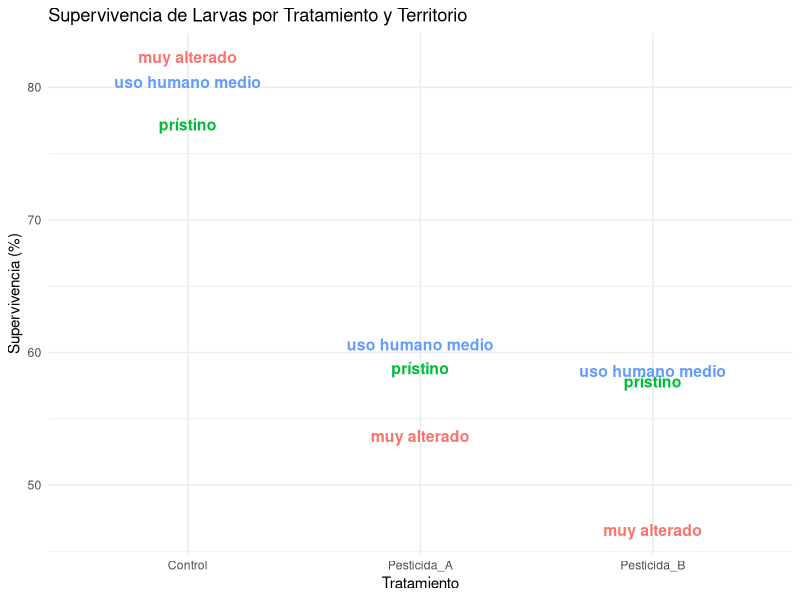
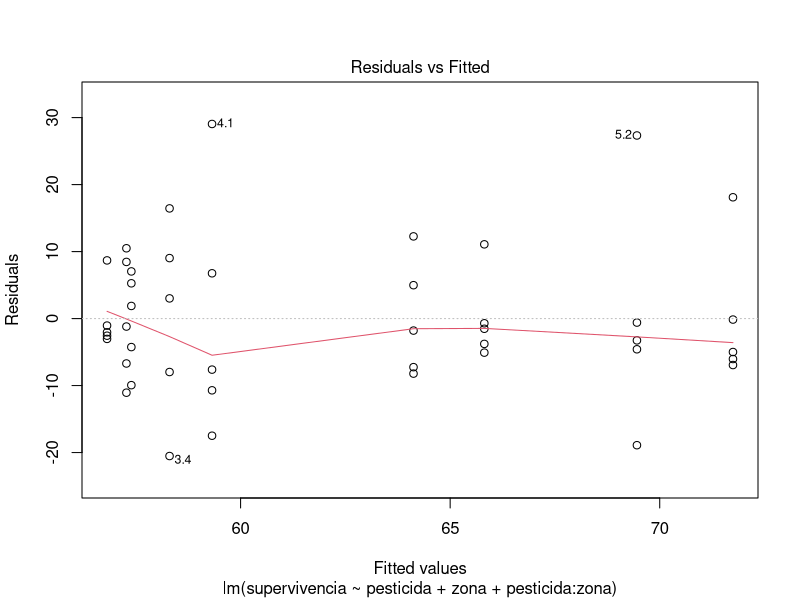
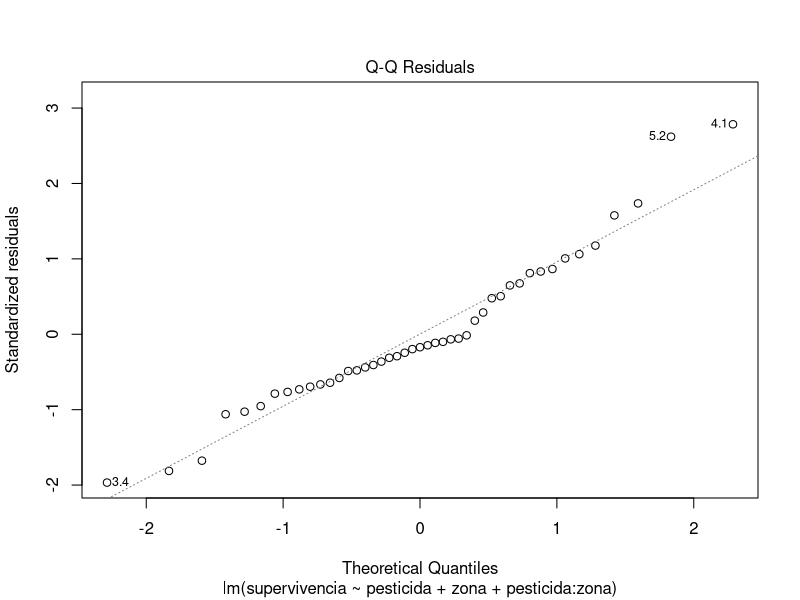
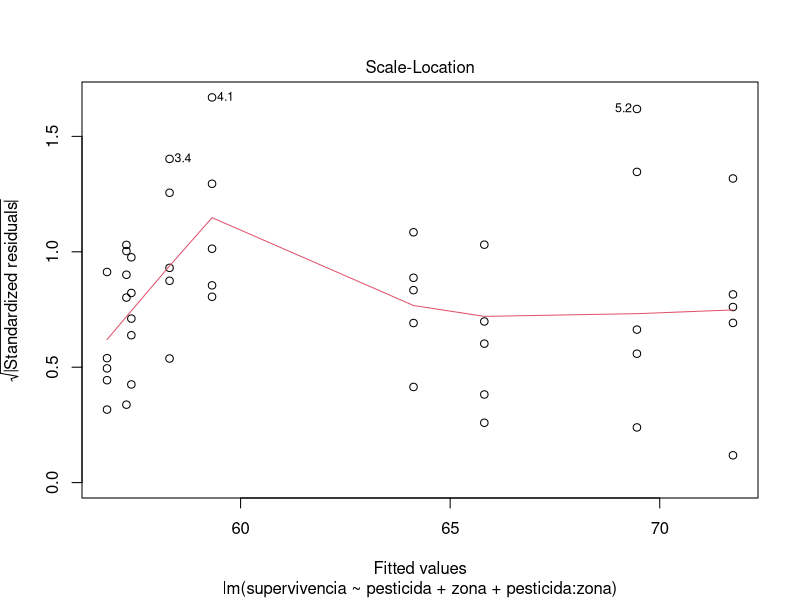
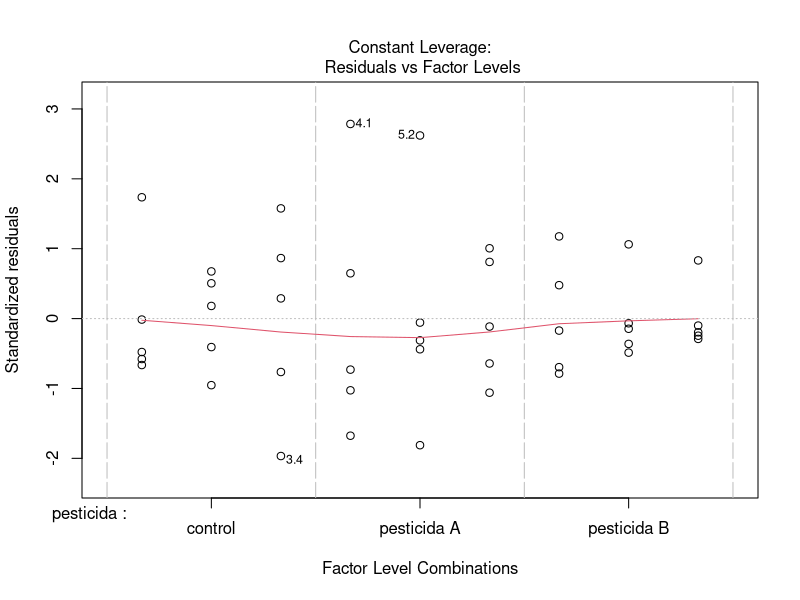

R code for these plots, in order:
## ---- chunk 1
library(ggplot2)
#base de datos
datos <- data.frame(
  Tratamiento = factor(c("Control", "Pesticida_A", "Pesticida_B", 
                        "Control", "Pesticida_A", "Pesticida_B", 
                        "Control", "Pesticida_A", "Pesticida_B"),
                      levels = c("Control", "Pesticida_A", "Pesticida_B")),
  Territorio = c("prístino", "prístino", "prístino", 
                 "uso humano medio", "uso humano medio", "uso humano medio", 
                 "muy alterado", "muy alterado", "muy alterado"),
  Supervivencia = c(77.2, 58.8, 57.8, 80.4, 60.6, 58.6, 82.3, 53.7, 46.6)
)

#grafico
ggplot(datos, aes(x = Tratamiento, y = Supervivencia, label = Territorio)) +
  geom_text(aes(color = Territorio), fontface = "bold", size = 4) +
  labs(title = "Supervivencia de Larvas por Tratamiento y Territorio",
       y = "Supervivencia (%)",
       x = "Tratamiento") +
    theme_minimal() +
  theme(legend.position = "none")
## ---- chunk 2
by(datos,datos$Tratamiento,summary)
## ---- chunk 3
#simulacion de datos

set.seed(1896)


zonas <- c("pristino", "uso humano medio", "muy alterado")
pesticidas <- c("control", "pesticida A", "pesticida B")
n_replicas <- 5

#tabla
diseno <- expand.grid(
  zona = zonas,
  pesticida = pesticidas
)


datos_nulos <- diseno[rep(1:nrow(diseno), each = n_replicas), ]

#valores de supervivencia
media_super <- mean(datos$Supervivencia)
sd_super <- sd(datos$Supervivencia)

#valoreas aleatorios
datos_nulos$supervivencia <- rnorm(nrow(datos_nulos),mean=media_super,sd=sd_super)

#ajuste
datos_nulos$supervivencia <- pmax(0,pmin(100,datos_nulos$supervivencia))

## ---- chunk 4

modelo_base <- lm(supervivencia ~ 1, data = datos_nulos)
summary(modelo_base)
## ---- chunk 5
# y ~ mu + e + z + ez
modelo_2 <- update(modelo_base,.~.+pesticida*zona)
## ---- chunk 6
anova(modelo_base, modelo_2)
## ---- chunk 7
confint(modelo_2,level=0.95)
## ---- chunk 8
plot(modelo_2)
